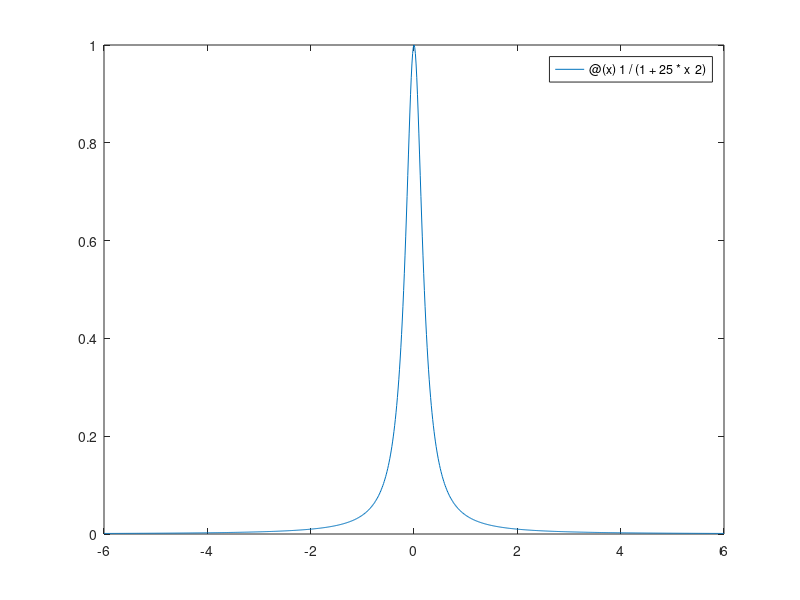

MATLAB code for this plot: (Note: this script raises an error after producing the figure.)
runge = @(x) 1/(1+25*x^2);
a = -6;
b = 6;

fplot(runge, [a, b])
print('-dpng','runge.png')

% tabella di comodo per mostrare le stime dell'errore
Table = cell2table(cell(0,2));
Table.Properties.VariableNames = {'x' 'error'};

n = 2;
while n<=40
    xi = ceby(n, a, b);
    fi = zeros(length(xi), 1);

    for i = 1:length(xi)
        fi(i) = feval(runge, xi(i));
    end

    p = @(x) lagrange(xi, fi, x);
    fplot(p, [a, b])
    print('-dpng', strcat(num2str(n), '.png'));

   % il max e' in zero per tutti i p(x)
   % quindi evito il calcolo dela norma 0 e valuto semplicemente in 0
    syms x
    error = abs(subs(diff(1/(1+25*x^2), n + 1), 0) / factorial(n+1)*2^n);
    iteration = {n, double(error)};
    Table = [Table; iteration];

    n = n + 2;
end

% mostra la tabella
uitable('Data',Table{:,:},'ColumnName',Table.Properties.VariableNames,...
    'RowName',Table.Properties.RowNames,'Units', 'Normalized', 'Position',[0, 0, 1, 1]);
